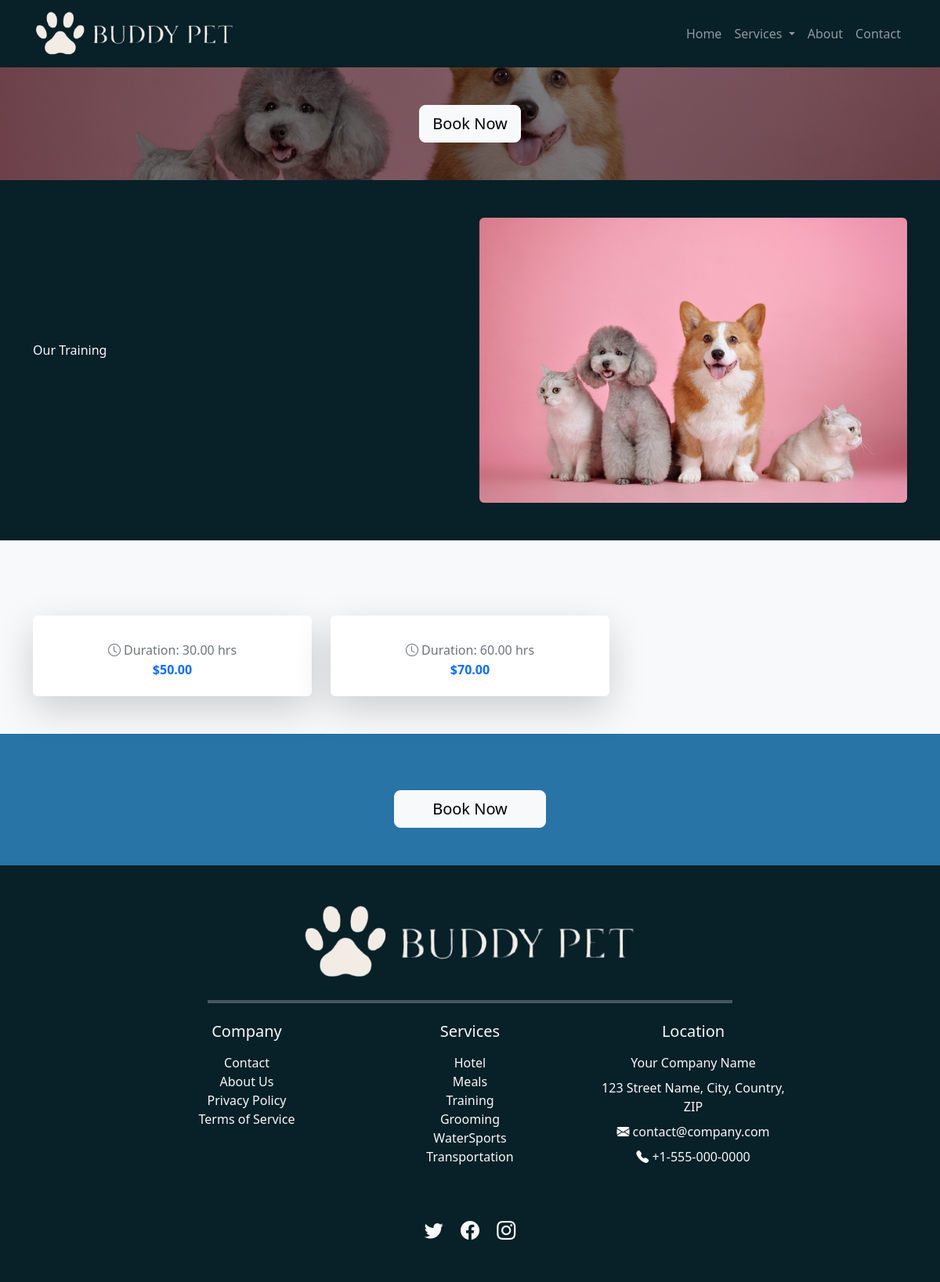
The page /training/ on the database its author committed.
### branding/models.py (models this page shows, shortened)
class Branding(models.Model):
    company_name = models.CharField(max_length=255, default="Your Company Name",
                                    help_text="Enter the full name of the company.")
    company_email = models.EmailField(default="contact@company.com",
                                      help_text="Enter the official company email address.")
    company_phone = models.CharField(max_length=20, default="+1-555-000-0000",
                                     help_text="Enter the company’s contact number (e.g., +1-555-000-0000).")
    company_address = models.TextField(default="123 Street Name, City, Country, ZIP",
                                       help_text="Enter the full address of the company, including city and ZIP code.")
    logo = models.ImageField(upload_to="branding/", default="default/default_logo.png",
                             help_text="Upload the website logo.")
    favicon = models.ImageField(upload_to="branding/", default="default/default_icon.ico",
                                help_text="Upload the favicon (ICO or PNG).")
    video = models.FileField(upload_to="branding/videos/", default="default/default_video.mp4", blank=True, null=True,
                             help_text="Upload a promotional or branding video file.")
    meta_keywords = models.CharField(max_length=255, blank=True,
                                     default="generic, branding, business, website, company",
                                     help_text="Enter meta keywords for SEO (comma-separated).")
    meta_description = models.TextField(blank=True, default="Enter a meta description for SEO.",
                                        help_text="Enter a meta description for SEO.")
    twitter_link = models.URLField(blank=True, default="https://twitter.com/yourcompany",
                                   help_text="Link to your Twitter profile.")
    facebook_link = models.URLField(blank=True, default="https://facebook.com/yourcompany",
                                    help_text="Link to your Facebook page.")
    instagram_link = models.URLField(blank=True, default="https://instagram.com/yourcompany",
                                     help_text="Link to your Instagram profile.")
    class Meta:
        verbose_name = "Branding"
        verbose_name_plural = "Branding"

### training/models.py (models this page shows, shortened)
class TrainingPage(TranslatableModel):
    DEFAULT_IMAGE = 'default/placeholder.jpg'
    hero_image = models.ImageField(upload_to='training/', blank=True, null=True, default=DEFAULT_IMAGE)
    our_training_image = models.ImageField(upload_to='training/', blank=True, null=True, default=DEFAULT_IMAGE)
    translations = TranslatedFields(
        hero_title=models.CharField(max_length=100, default="Expert Dog Training Services", verbose_name="Hero Title"),
        hero_subheading=models.CharField(max_length=255, default="Professional, compassionate training tailored to your dog's behavior and needs.", verbose_name="Hero Subheading"),
        our_training_title=models.CharField(max_length=100, default="Personalized Dog Training", verbose_name="Our Training Title"),
        our_training_subheading=models.TextField(default="From basic obedience to advanced behavioral correction, our trainers work with dogs of all breeds and sizes.", verbose_name="Our Training Subheading"),
        training_info_title=models.CharField(max_length=100, default="Training Programs & Pricing", verbose_name="Training Info Title"),
        training_info_description=models.TextField(default="We offer flexible programs including group classes, private sessions, and intensive boot camps. Pricing depends on program type and duration.", verbose_name="Training Info Description"),
        cta_title=models.CharField(max_length=100, default="Ready to Train Your Dog?", verbose_name="CTA Title"),
        cta_subheading=models.TextField(default="Book a consultation today and start your dog’s journey to better behavior and obedience.", verbose_name="CTA Subheading"),
    )
    class Meta:
        verbose_name = "Training Page Content"
        verbose_name_plural = "Training Page Content"

class Service(TranslatableModel):
    translations = TranslatedFields(
        title=models.CharField(max_length=255),
        description=models.TextField(),
    )
    duration = models.DecimalField(max_digits=6, decimal_places=2)
    price = models.DecimalField(max_digits=6, decimal_places=2)
    class Meta:
        verbose_name = "Prices"
        verbose_name_plural = "Prices"

### training/views.py (the view)
# urls.py: path('training/', TrainingView.as_view(), name='training'),
class TrainingView(TemplateView):
    template_name = 'training.html'
    def get_context_data(self, **kwargs):
        context = super().get_context_data(**kwargs)
        context = {
            "branding": Branding.objects.first(),
            "service": Service.objects.all(),
            "training": TrainingPage.objects.first(),
        }
        return context

### training/templates/training.html (shortened to what this page needs)
{% extends "base.html" %}
{% load i18n %}
    {% block extra_head %}
    {% load static %}
    <link rel="stylesheet" type="text/css" href="{% static 'home.css' %}">
    <link rel="stylesheet" type="text/css" href="{% static 'base.css' %}">
    {% endblock %}
{% block content %}
<body class="bg-light">
    <section class="hero-section pb-5 bg-primary text-white text-center d-flex justify-content-center align-items-center"
             style="background-image: url('{{ training.hero_image.url }}'); background-size: cover; background-position: center; position: relative;">
        <div class="container text-center" style="position: relative; z-index: 2;">
            <a href="{% url 'select_dates' %}" class="btn btn-light btn-lg">{% trans "Book Now" %}</a>
        </div>
    </section>
    <section class="our-meals-section py-5 text-light" style="background-color: #082027;">
        <div class="container">
            <div class="row align-items-center">
                <div class="col-md-6">
                    <h6>{% trans "Our Training" %}</h6>
                </div>
                <div class="col-md-6">
                    <img src="{{ training.our_training_image.url }}" alt="{% trans 'Our Training' %}" class="img-fluid rounded w-100">
                </div>
            </div>
        </div>
    </section>
    <section class="py-5 text-dark bg-light">
        <div class="container">
            <div class="row g-4">
                {% for service in service %}
                    <div class="col-md-6 col-lg-4">
                        <div class="card h-100 border-0 shadow-lg">
                            <div class="card-body d-flex flex-column justify-content-between">
                                <div class="text-center">
                                </div>
                                <div class="text-center mt-auto">
                                    <p class="text-secondary mb-1"><i class="bi bi-clock"></i> {% trans "Duration" %}: {{ service.duration }} {% trans "hrs" %}</p>
                                    <h6 class="fw-bold text-primary">${{ service.price|floatformat:2 }}</h6>
                                </div>
                            </div>
                        </div>
                    </div>
                {% empty %}
                    <div class="text-center">
                        <p class="text-muted">{% trans "No training services available at the moment." %}</p>
                    </div>
                {% endfor %}
            </div>
        </div>
    </section>
    <section class="py-5 text-center text-white" style="background-color: #2874a6;">
        <div class="container">
            <a href="{% url 'select_dates' %}" class="btn btn-light btn-lg px-5">{% trans "Book Now" %}</a>
        </div>
    </section>
</body>
{% endblock %}

### home/templates/base.html (shortened to what this page needs)
<!DOCTYPE html>
{% load i18n %}
<html lang="{% get_current_language as LANGUAGE_CODE %}">
<head>
    {% load static %}
    <link rel="stylesheet" type="text/css" href="{% static 'base.css' %}">
    <link href="https://cdn.jsdelivr.net/npm/bootstrap@5.3.2/dist/css/bootstrap.min.css" rel="stylesheet">
    <link rel="stylesheet" href="https://cdn.jsdelivr.net/npm/bootstrap-icons/font/bootstrap-icons.css">
    {% block extra_head %}{% endblock %}
</head>
<body class="bg-light">
    <nav class="navbar navbar-expand-lg navbar-dark" style="background-color: #082027; z-index: 1000;">
        <div class="container">
            <a class="navbar-brand" href="/">
                <img src="{{ branding.logo.url }}" alt="{{ branding.company_name }}" class="img-fluid" style="max-height: 60px;">
            </a>
            <div class="collapse navbar-collapse" id="navbarNav">
                <ul class="navbar-nav ms-auto">
                    <li class="nav-item"><a class="nav-link" href="/">{% trans "Home" %}</a></li>
                    <li class="nav-item dropdown">
                        <a class="nav-link dropdown-toggle" id="navbarDropdown" role="button" data-bs-toggle="dropdown" aria-expanded="false" href="{% url 'services' %}">
                            {% trans "Services" %}
                        </a>
                    </li>
                    <li class="nav-item"><a class="nav-link" href="{% url 'about_us' %}">{% trans "About" %}</a></li>
                    <li class="nav-item"><a class="nav-link" href="{% url 'contact' %}">{% trans "Contact" %}</a></li>
                </ul>
            </div>
        </div>
    </nav>
    {% block content %} {% endblock %}
    <footer class="text-light py-5 pt-5" style="background-color: #082027;">
        <div class="container">
            <div class="row justify-content-center text-center">
                <div class="col-12 text-center mb-4">
                    <img src="{{ branding.logo.url }}" alt="{{ branding.company_name }}" class="img-fluid" style="max-height: 100px;">
                </div>
                <div class="col-12 text-center text-light mb-4">
                    <hr class="border-bottom border-2 border-white" style="width: 60%; margin: 0 auto;">
                </div>
                <div class="col-md-3 text-center mb-3">
                    <h5 class="mb-3">{% trans "Company" %}</h5>
                    <ul class="list-unstyled">
                        <li><a href="{% url 'contact' %}" class="text-light text-decoration-none">{% trans "Contact" %}</a></li>
                        <li><a href="{% url 'about_us' %}" class="text-light text-decoration-none">{% trans "About Us" %}</a></li>
                        <li><a href="{% url 'privacy_policy' %}" class="text-light text-decoration-none">{% trans "Privacy Policy" %}</a></li>
                        <li><a href="{% url 'terms_of_service' %}" class="text-light text-decoration-none">{% trans "Terms of Service" %}</a></li>
                    </ul>
                </div>
                <div class="col-md-3 text-center mb-3">
                    <h5 class="mb-3">{% trans "Services" %}</h5>
                    <ul class="list-unstyled">
                        <li><a href="{% url 'hotel' %}" class="text-light text-decoration-none">{% trans "Hotel" %}</a></li>
                        <li><a href="{% url 'meals' %}" class="text-light text-decoration-none">{% trans "Meals" %}</a></li>
                        <li><a href="{% url 'training' %}" class="text-light text-decoration-none">{% trans "Training" %}</a></li>
                        <li><a href="{% url 'grooming' %}" class="text-light text-decoration-none">{% trans "Grooming" %}</a></li>
                        <li><a href="{% url 'water_sports' %}" class="text-light text-decoration-none">{% trans "WaterSports" %}</a></li>
                        <li><a href="{% url 'transportation' %}" class="text-light text-decoration-none">{% trans "Transportation" %}</a></li>
                    </ul>
                </div>
                <div class="col-md-3 text-center text-light mb-4">
                    <h5 class="mb-3">{% trans "Location" %}</h5>
                    <p class="text-light mb-2">{{branding.company_name}}</p>
                    <p class="text-light mb-2">{{branding.company_address}}</p>
                    <a href="mailto:{{branding.company_email}}" class="text-light text-decoration-none mb-2 d-block">
                        <i class="bi bi-envelope-fill"></i> {{branding.company_email}}
                    </a>
                    <p>
                        <a href="tel:{{branding.company_phone}}" class="text-light text-decoration-none">
                            <i class="bi bi-telephone-fill"></i> {{branding.company_phone}}
                        </a>
                    </p>
                </div>
            </div>
            <div class="text-center mt-4">
                <a href="{{branding.twitter_link}}" class="text-light me-3 fs-4 text-decoration-none">
                    <i class="bi bi-twitter"></i>
                </a>
                <a href="{{branding.facebook_link}}" class="text-light me-3 fs-4 text-decoration-none">
                    <i class="bi bi-facebook"></i>
                </a>
                <a href="{{branding.instagram_link}}" class="text-light fs-4 text-decoration-none">
                    <i class="bi bi-instagram"></i>
                </a>
            </div>
        </div>
    </footer>
</body>
</html>

### rows shown on the page
Branding: logo (placeholder picture), company_name "Your Company Name", company_address "123 Street Name, City, Country, ZIP", company_email "contact@company.com", company_phone "+1-555-000-0000"
TrainingPage: hero_image (placeholder picture), our_training_image (placeholder picture)
Service: duration "30.00", price "50.00"
Service: duration "60.00", price "70.00"
